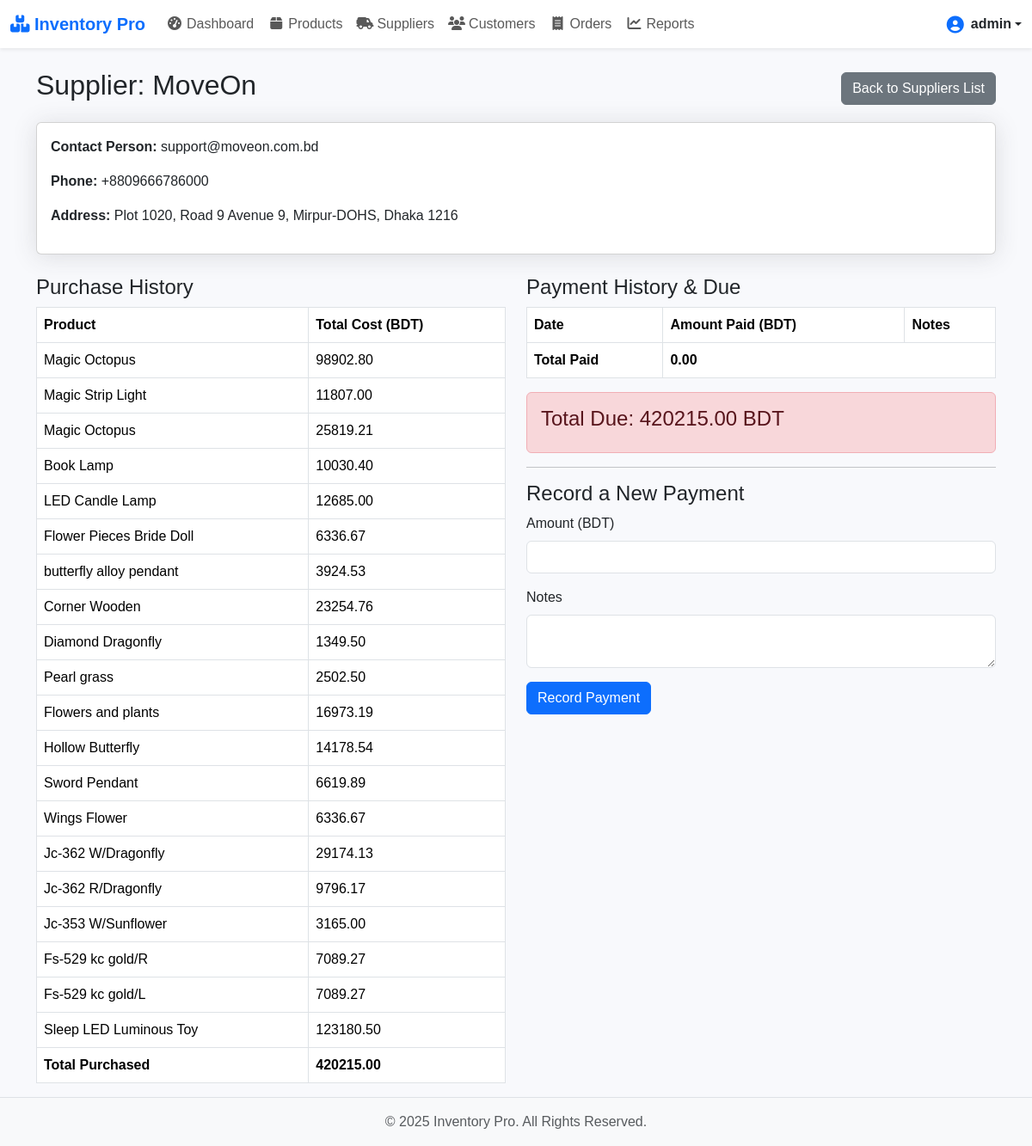
Page /suppliers/1 (signed in) on the committed database.
### models/user.py (models this page shows, shortened)
class User(UserMixin, db.Model):
    id = db.Column(db.Integer, primary_key=True)
    username = db.Column(db.String(100), unique=True, nullable=False)
    password_hash = db.Column(db.String(200), nullable=False)
    role = db.Column(db.String(50), nullable=False, default='user') # মাল্টি-ইউজার এর জন্য
    email = db.Column(db.String(120), unique=True, nullable=False)
    password_hash = db.Column(db.String(200), nullable=False)
    is_verified = db.Column(db.Boolean, nullable=False, default=False)
    otp = db.Column(db.String(6), nullable=True)
    otp_expiry = db.Column(db.DateTime, nullable=True)
    role = db.Column(db.String(50), nullable=False, default='user')

### models/supplier.py (models this page shows)
class Supplier(db.Model):
    id = db.Column(db.Integer, primary_key=True)
    name = db.Column(db.String(150), nullable=False)
    contact_person = db.Column(db.String(150))
    phone = db.Column(db.String(20), unique=True, nullable=False)
    address = db.Column(db.String(255))
    user_id = db.Column(db.Integer, db.ForeignKey('user.id'), nullable=False)
    payments = db.relationship('SupplierPayment', backref='supplier_payments', lazy=True)
    @property
    def total_due(self):
        total_purchased = sum(p.total_cost for p in self.products)
        total_paid = sum(p.amount for p in self.payments)
        return total_purchased - total_paid

### models/product.py (models this page shows, shortened)
class Product(db.Model):
    id = db.Column(db.Integer, primary_key=True)
    name = db.Column(db.String(200), nullable=False)
    sku = db.Column(db.String(100), unique=True) # Stock Keeping Unit
    quantity = db.Column(db.Integer, default=0)
    image_file = db.Column(db.String(100), nullable=True, default='default.png')
    user_id = db.Column(db.Integer, db.ForeignKey('user.id'), nullable=False)
    wholesale_price = db.Column(db.Float, default=0)
    china_delivery_charge = db.Column(db.Float, default=0)
    total_weight = db.Column(db.Float, default=0)
    per_weight_cost = db.Column(db.Float, default=0)
    bd_delivery_charge = db.Column(db.Float, default=0)
    supplier_id = db.Column(db.Integer, db.ForeignKey('supplier.id'), nullable=True)
    supplier = db.relationship('Supplier', backref='products', lazy=True)
    @property
    def china_to_bd_charge(self):
        return self.total_weight * self.per_weight_cost
    @property
    def total_cost(self):
        product_cost = self.quantity * self.wholesale_price
        return product_cost + self.china_delivery_charge + self.bd_delivery_charge + self.china_to_bd_charge

### ui/web_app.py (the view, shortened to what this page needs)
@app_routes.route('/suppliers/<int:supplier_id>', methods=['GET', 'POST'])
@login_required
def supplier_details(supplier_id):
    supplier = Supplier.query.filter_by(id=supplier_id, user_id=current_user.id).first_or_404()
    return render_template('supplier_details.html', supplier=supplier)

### templates/supplier_details.html (shortened to what this page needs)
{% extends 'base.html' %}
{% block content %}
<div class="d-flex justify-content-between align-items-center mb-3">
    <h2>Supplier: {{ supplier.name }}</h2>
    <a href="{{ url_for('app_routes.suppliers') }}" class="btn btn-secondary">Back to Suppliers List</a>
</div>
<div class="card mb-4">
    <div class="card-body">
        <p><strong>Contact Person:</strong> {{ supplier.contact_person }}</p>
        <p><strong>Phone:</strong> {{ supplier.phone }}</p>
        <p><strong>Address:</strong> {{ supplier.address }}</p>
    </div>
</div>
<div class="row mt-4">
    <div class="col-md-6">
        <h4>Purchase History</h4>
        <table class="table table-bordered">
            <thead>
                <tr>
                    <th>Product</th>
                    <th>Total Cost (BDT)</th>
                </tr>
            </thead>
            <tbody>
                {% for product in supplier.products %}
                <tr>
                    <td>{{ product.name }}</td>
                    <td>{{ "%.2f"|format(product.total_cost) }}</td>
                </tr>
                {% endfor %}
            </tbody>
            <tfoot>
                <tr class="table-group-divider">
                    <th>Total Purchased</th>
                    <th>{{ "%.2f"|format(supplier.products|sum(attribute='total_cost')) }}</th>
                </tr>
            </tfoot>
        </table>
    </div>
    <div class="col-md-6">
        <h4>Payment History & Due</h4>
        <table class="table table-bordered">
            <thead>
                <tr>
                    <th>Date</th>
                    <th>Amount Paid (BDT)</th>
                    <th>Notes</th>
                </tr>
            </thead>
            <tfoot>
                <tr class="table-group-divider">
                    <th>Total Paid</th>
                    <th colspan="2">{{ "%.2f"|format(supplier.payments|sum(attribute='amount')) }}</th>
                </tr>
            </tfoot>
        </table>
        <div class="alert alert-danger mt-3">
            <h4>Total Due: {{ "%.2f"|format(supplier.total_due) }} BDT</h4>
        </div>
        <hr>
        <h4>Record a New Payment</h4>
        <form method="post">
            <div class="mb-3">
                <label class="form-label">Amount (BDT)</label>
                <input type="number" step="0.01" name="amount" class="form-control" required>
            </div>
            <div class="mb-3">
                <label class="form-label">Notes</label>
                <textarea name="notes" class="form-control"></textarea>
            </div>
            <button type="submit" class="btn btn-primary">Record Payment</button>
        </form>
    </div>
</div>
{% endblock %}

### templates/base.html (shortened to what this page needs)
<!DOCTYPE html>
<html lang="en">
<head>
    <link href="https://cdn.jsdelivr.net/npm/bootstrap@5.3.2/dist/css/bootstrap.min.css" rel="stylesheet">
    <link rel="stylesheet" href="https://cdnjs.cloudflare.com/ajax/libs/font-awesome/6.5.2/css/all.min.css">
    <link rel="stylesheet" href="{{ url_for('static', filename='css/style.css') }}">
</head>
<body class="d-flex flex-column min-vh-100 {% block body_class %}{% endblock %}">
    {% if current_user.is_authenticated %}
    <nav class="navbar navbar-expand-lg navbar-light bg-white shadow-sm sticky-top">
        <div class="container-fluid">
            <a class="navbar-brand fw-bold text-primary" href="{{ url_for('app_routes.dashboard') }}">
                <i class="fas fa-boxes-stacked"></i> Inventory Pro
            </a>
            <div class="collapse navbar-collapse" id="navbarNav">
                <ul class="navbar-nav me-auto mb-2 mb-lg-0">
                    <li class="nav-item">
                        <a class="nav-link {% if request.endpoint == 'app_routes.dashboard' %}active{% endif %}" href="{{ url_for('app_routes.dashboard') }}">
                            <i class="fas fa-tachometer-alt fa-fw me-1"></i>Dashboard
                        </a>
                    </li>
                    <li class="nav-item">
                        <a class="nav-link {% if 'products' in request.endpoint %}active{% endif %}" href="{{ url_for('app_routes.products') }}">
                            <i class="fas fa-box fa-fw me-1"></i>Products
                        </a>
                    </li>
                    <li class="nav-item">
                        <a class="nav-link {% if 'suppliers' in request.endpoint %}active{% endif %}" href="{{ url_for('app_routes.suppliers') }}">
                            <i class="fas fa-truck-field fa-fw me-1"></i>Suppliers
                        </a>
                    </li>
                    <li class="nav-item">
                        <a class="nav-link {% if 'customers' in request.endpoint %}active{% endif %}" href="{{ url_for('app_routes.customers') }}">
                            <i class="fas fa-users fa-fw me-1"></i>Customers
                        </a>
                    </li>
                    <li class="nav-item">
                        <a class="nav-link {% if 'orders_list' in request.endpoint or 'create_order' in request.endpoint %}active{% endif %}" href="{{ url_for('app_routes.orders_list') }}">
                            <i class="fas fa-receipt fa-fw me-1"></i>Orders
                        </a>
                    </li>
                    <li class="nav-item">
                        <a class="nav-link {% if 'reports' in request.endpoint %}active{% endif %}" href="{{ url_for('app_routes.reports') }}">
                            <i class="fas fa-chart-line fa-fw me-1"></i>Reports
                        </a>
                    </li>
                </ul>
                <div class="dropdown">
                    <a href="#" class="d-flex align-items-center text-dark text-decoration-none dropdown-toggle" id="dropdownUser1" data-bs-toggle="dropdown" aria-expanded="false">
                        <i class="fas fa-user-circle fa-lg me-2 text-primary"></i>
                        <strong>{{ current_user.username }}</strong>
                    </a>
                </div>
            </div>
        </div>
    </nav>
    {% endif %}
    <main class="flex-shrink-0">
        <div class="container mt-4">
            {% block content %}{% endblock %}
        </div>
    </main>
    <footer class="footer mt-auto py-3 bg-light border-top">
        <div class="container text-center">
            <span class="text-muted">&copy; {{ current_year }} Inventory Pro. All Rights Reserved.</span>
        </div>
    </footer>
</body>
</html>

### static/css/style.css (style rules this page uses)
body { background-color: #f8f9fc; font-family: Arial, sans-serif; }
a { text-decoration: none; font-weight: 500; }
.card { box-shadow: 0 .15rem 1.75rem 0 rgba(58, 59, 69, .15) !important; }

### rows in the picture
User: username "admin"
Supplier: name "MoveOn", contact_person "support@moveon.com.bd", phone "+8809666786000", address "Plot 1020, Road 9 Avenue 9, Mirpur-DOHS, Dhaka 1216"
Product: name "Magic Octopus", total_cost "98902.80", total_due "420215.00"
Product: name "Magic Strip Light", total_cost "11807.00"
Product: name "Magic Octopus", total_cost "25819.21"
Product: name "Book Lamp", total_cost "10030.40"
Product: name "LED Candle Lamp", total_cost "12685.00"
Product: name "Flower Pieces Bride Doll", total_cost "6336.67"
Product: name "butterfly alloy pendant", total_cost "3924.53"
Product: name "Corner Wooden", total_cost "23254.76"
Product: name "Diamond Dragonfly", total_cost "1349.50"
Product: name "Pearl grass", total_cost "2502.50"
Product: name "Flowers and plants", total_cost "16973.19"
Product: name "Hollow Butterfly", total_cost "14178.54"
Product: name "Sword Pendant", total_cost "6619.89"
Product: name "Wings Flower", total_cost "6336.67"
Product: name "Jc-362 W/Dragonfly", total_cost "29174.13"
Product: name "Jc-362 R/Dragonfly", total_cost "9796.17"
Product: name "Jc-353 W/Sunflower", total_cost "3165.00"
Product: name "Fs-529 kc gold/R", total_cost "7089.27"
Product: name "Fs-529 kc gold/L", total_cost "7089.27"
Product: name "Sleep LED Luminous Toy", total_cost "123180.50"

### other values in the picture
{{ "%.2f"|format(supplier.products|sum(attribute='total_cost')) }} "420215.00"
{{ "%.2f"|format(supplier.payments|sum(attribute='amount')) }} "0.00"
